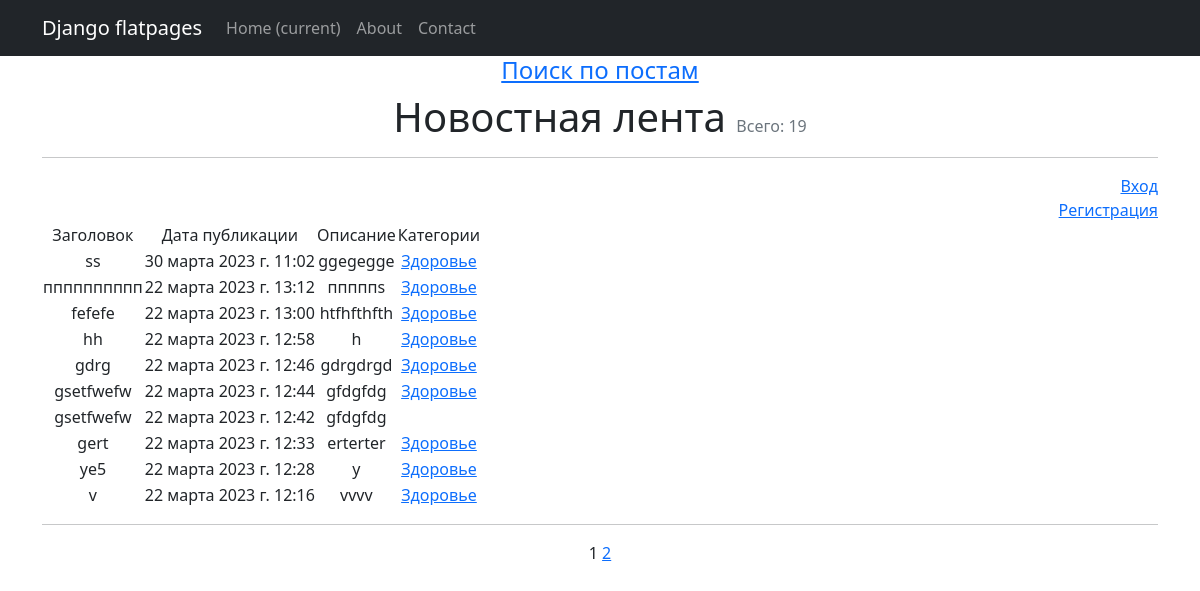
Before: /news/ with the older database file.
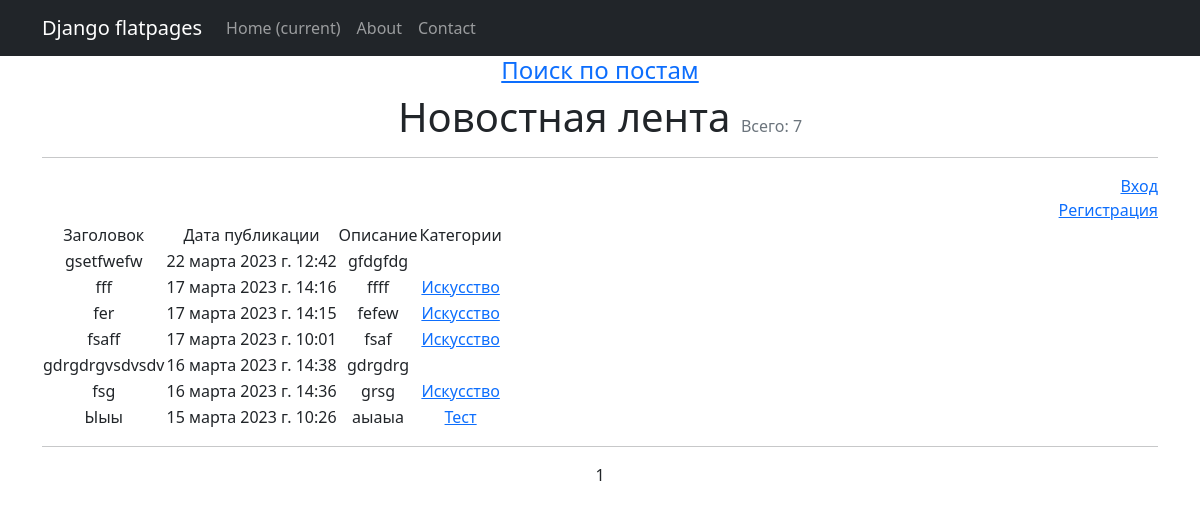
After: the same page with the newer database file.
### appnews/models.py (models this page shows, shortened)
class Post(models.Model):
    author = models.ForeignKey(Author, on_delete=models.CASCADE)
    NEWS = 'NW'
    ARTICLE = 'AR'
    CATEGORY_CHOIESES = (
        (NEWS, 'Новость'),
        (ARTICLE, 'Статья')
    )
    categoryType = models.CharField(max_length=2, choices=CATEGORY_CHOIESES, default=ARTICLE)
    dateCreation = models.DateTimeField(auto_now_add=True)
    postCategory = models.ManyToManyField('Category', through='PostCategory')
    title = models.CharField(max_length=128)
    text = models.TextField()
    rating = models.SmallIntegerField(default=0)
    class Meta:
        verbose_name = 'Пост'
        verbose_name_plural = 'Посты'

class Category(models.Model):
    name = models.CharField(max_length=128, unique=True)
    subscribers = models.ManyToManyField(User, related_name='categories', blank=True)
    def __str__(self):
        return self.name.title()

### appnews/views.py (the view)
# urls.py: path('', cache_page(1)(PostNewsList.as_view()), name='start_new'),
class PostNewsList(ListView):
    model = Post
    ordering = '-dateCreation'
    template_name = 'news.html'
    context_object_name = 'news'
    paginate_by = 10
    def get_queryset(self):
        queryset = super().get_queryset()
        self.filterset = PostFilter(self.request.GET, queryset)
        return self.filterset.qs
    def get_context_data(self, **kwargs):
        context = super().get_context_data(**kwargs)
        context['filterset'] = self.filterset
        context['is_author'] = self.request.user.groups.filter(name='authors').exists()
        return context

### appnews/templatetags/custom_tags.py (called while the page is built)
@register.simple_tag(takes_context=True)
def url_replace(context, **kwargs):
    d = context['request'].GET.copy()
    for k, v in kwargs.items():
        d[k] = v
    return d.urlencode()

### templates/news.html (shortened to what this page needs)
{% extends 'flatpages/default.html' %}
{% load custom_filters %}
{% load custom_tags %}
{% block content %}
<h4><a href="{% url 'post_search' %}"> Поиск по постам </a></h4>
<h1 class="text-center">Новостная лента <span class="text-muted fs-6 fw-normal">Всего: {{ page_obj.paginator.count }}</span></h1>
<hr>
{% if not request.user.is_authenticated %}
<div align="right"> <a href="http://127.0.0.1:8000/accounts/login"> Вход </a> </div>
<div align="right"> <a href="http://127.0.0.1:8000/accounts/signup"> Регистрация </a> </div>
{% endif %}
   {% if news %}
       <table>
           <tr>
               <td>Заголовок</td>
               <td>Дата публикации</td>
               <td>Описание</td>
               <td>Категории</td>
           </tr>
           {% for i in news %}
           <tr>
               <td>{{ i.title }}</td>
               <td>{{ i.dateCreation }}</td>
               <td>{{ i.text|truncatechars:15 }}</td>
               <td>
                    {% for postCategory in i.postCategory.all %}
                    <a href="{% url 'category_list' postCategory.id %}">{{ postCategory }}</a>
                {% endfor %}
               </td>
               <td>
                </td>
           </tr>
           {% endfor %}
       </table>
 <hr>
   {% else %}
       <h2>Товаров нет!</h2>
   {% endif %}
   {{ page_obj.number }}
   {% if page_obj.has_next %}
       <a href="?{% url_replace page=page_obj.next_page_number %}">{{ page_obj.next_page_number }}</a>
   {% endif %}
{% endblock content %}

Changed rows visible on the page:
removed Post: title "ss", dateCreation "30 марта 2023 г. 11:02", text "ggegegge"
no longer on this page (row unchanged): Category: name "Здоровье"
removed Post: title "пппппппппп", dateCreation "22 марта 2023 г. 13:12", text "пппппs"
removed Post: title "fefefe", dateCreation "22 марта 2023 г. 13:00", text "htfhfthfth"
removed Post: title "hh", dateCreation "22 марта 2023 г. 12:58", text "h"
removed Post: title "gdrg", dateCreation "22 марта 2023 г. 12:46", text "gdrgdrgd"
removed Post: title "gsetfwefw", dateCreation "22 марта 2023 г. 12:44", text "gfdgfdg"
removed Post: title "gert", dateCreation "22 марта 2023 г. 12:33", text "erterter"
removed Post: title "ye5", dateCreation "22 марта 2023 г. 12:28", text "y"
removed Post: title "v", dateCreation "22 марта 2023 г. 12:16", text "vvvv"
now on this page (row unchanged): Post: title "fff", dateCreation "17 марта 2023 г. 14:16", text "ffff"
now on this page (row unchanged): Category: name "Искусство"
now on this page (row unchanged): Post: title "fer", dateCreation "17 марта 2023 г. 14:15", text "fefew"
now on this page (row unchanged): Post: title "fsaff", dateCreation "17 марта 2023 г. 10:01", text "fsaf"
now on this page (row unchanged): Post: title "gdrgdrgvsdvsdv", dateCreation "16 марта 2023 г. 14:38", text "gdrgdrg"
now on this page (row unchanged): Post: title "fsg", dateCreation "16 марта 2023 г. 14:36", text "grsg"
now on this page (row unchanged): Post: title "Ыыы", dateCreation "15 марта 2023 г. 10:26", text "аыаыа"
now on this page (row unchanged): Category: name "Тест", shown under "Ыыы"
Other visible differences:
{{ page_obj.paginator.count }}: "19" → "7"
{{ page_obj.next_page_number }}: "2" → (not shown)
